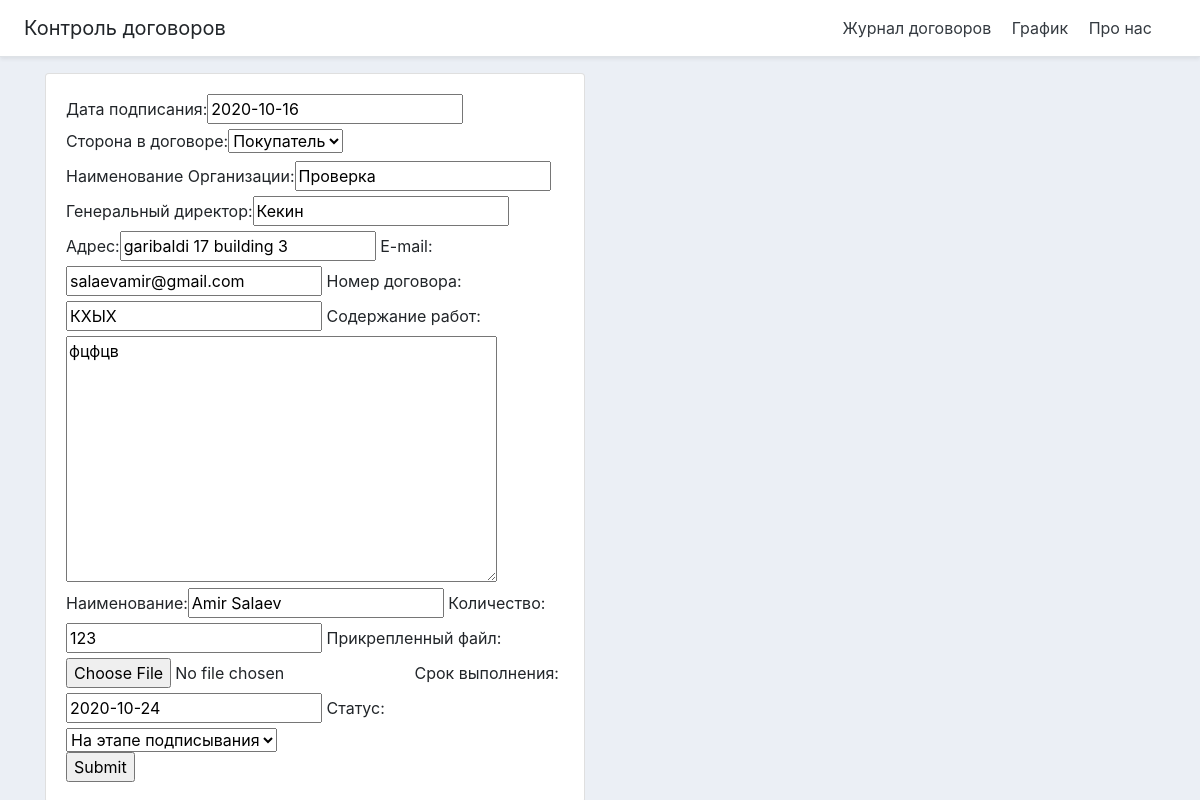
Screenshot of /update_contract/1/ with the database file from the repository.
### main/models.py (models this page shows, shortened)
class Contract(models.Model):
    type = 'Поставки'
    date_of_signing = models.DateField('Дата подписания')
    SIDE_CHOICES = [
        ('Поставщик', 'Поставщик'),
        ('Покупатель', 'Покупатель')
    ]
    side = models.CharField(
        'Сторона в договоре',
        max_length=10,
        choices=SIDE_CHOICES,
        default='Покупатель',
    )
    title = models.CharField('Наименование Организации', max_length=200)
    director = models.CharField('Генеральный директор', max_length=100)
    legal_address = models.CharField('Адрес', max_length=254)
    email = models.EmailField('E-mail', max_length=200)
    number_of_contract = models.CharField('Номер договора', max_length=250)
    terms = models.TextField('Содержание работ', null=True)
    name = models.CharField('Наименование', max_length=120)
    amount = models.IntegerField('Количество')
    file = models.FileField('Прикрепленный файл', blank=True, upload_to='static/uploads/%Y/%m/%d/')
    period_of_execution = models.DateField('Срок выполнения')
    date_of_creation = models.DateField('Дата создания', auto_now_add=True)
    PAYMENT = 'На этапе оплаты'
    SIGNING = 'На этапе подписывания'
    STATUS_CHOICES = [
        (PAYMENT, 'На этапе оплаты'),
        (SIGNING, 'На этапе подписывания')
    ]
    status = models.CharField(
        'Статус',
        max_length=21,
        choices=STATUS_CHOICES,
        default=SIGNING,
    )
    class Meta:
        verbose_name = 'Договор'
        verbose_name_plural = 'Договоры'

### main/views.py (the view)
# urls.py: path('update_contract/<pk>/', views.update_contract, name='update_contract'),
def update_contract(request, pk):
    contract = Contract.objects.get(id=pk)
    form = ContractForm(instance=contract)
    if request.method == 'POST':
        form = ContractForm(request.POST, instance=contract)
        if form.is_valid():
            form.save()
            return redirect('/')
    context = {'form': form, 'contract': contract}
    return render(request, 'main/create.html', context)

### main/forms.py
class ContractForm(ModelForm):
    class Meta:
        model = Contract
        fields = '__all__'

### main/templates/main/create.html (shortened to what this page needs)
{%extends 'main/base.html' %}
{% block content %}
<div class="row">
	<div class="col-md-6">
		<div class="card card-body">
			<form action="" method="POST">
                {{form}}
                <br>
				<input type="submit" name="Добавить">
			</form>
		</div>
	</div>
</div>
{% endblock %}

### main/templates/main/base.html (style rules this page uses)
body { background-color: #ebeff5; }

### rows the page displays
Contract: date_of_signing "2020-10-16", side "Покупатель", title "Проверка", director "Кекин", legal_address "garibaldi 17 building 3", email "salaevamir@gmail.com", number_of_contract "КХЫХ", terms "фцфцв", name "Amir Salaev", amount "123", period_of_execution "2020-10-24", status "На этапе подписывания"
